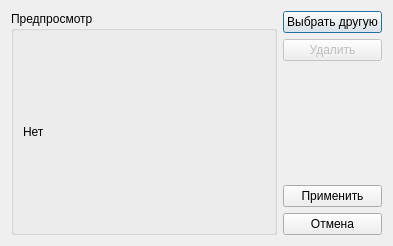
<?xml version="1.0" encoding="UTF-8"?>
<ui version="4.0">
 <class>CImageDialog</class>
 <widget class="QDialog" name="CImageDialog">
  <property name="geometry">
   <rect>
    <x>0</x>
    <y>0</y>
    <width>393</width>
    <height>246</height>
   </rect>
  </property>
  <property name="windowTitle">
   <string>Изображение</string>
  </property>
  <layout class="QGridLayout" name="gridLayout_2">
   <item row="0" column="0" rowspan="5">
    <widget class="QGroupBox" name="groupBox">
     <property name="sizePolicy">
      <sizepolicy hsizetype="Expanding" vsizetype="Preferred">
       <horstretch>0</horstretch>
       <verstretch>0</verstretch>
      </sizepolicy>
     </property>
     <property name="title">
      <string>Предпросмотр</string>
     </property>
     <layout class="QGridLayout" name="gridLayout">
      <item row="0" column="0">
       <widget class="QLabel" name="lImage">
        <property name="sizePolicy">
         <sizepolicy hsizetype="Expanding" vsizetype="Expanding">
          <horstretch>0</horstretch>
          <verstretch>0</verstretch>
         </sizepolicy>
        </property>
        <property name="text">
         <string>Нет</string>
        </property>
       </widget>
      </item>
     </layout>
    </widget>
   </item>
   <item row="0" column="1">
    <widget class="QPushButton" name="pbnSelectNew">
     <property name="sizePolicy">
      <sizepolicy hsizetype="Minimum" vsizetype="Fixed">
       <horstretch>0</horstretch>
       <verstretch>0</verstretch>
      </sizepolicy>
     </property>
     <property name="text">
      <string>Выбрать другую</string>
     </property>
    </widget>
   </item>
   <item row="1" column="1">
    <widget class="QPushButton" name="pbnRemove">
     <property name="enabled">
      <bool>false</bool>
     </property>
     <property name="sizePolicy">
      <sizepolicy hsizetype="Minimum" vsizetype="Fixed">
       <horstretch>0</horstretch>
       <verstretch>0</verstretch>
      </sizepolicy>
     </property>
     <property name="text">
      <string>Удалить</string>
     </property>
    </widget>
   </item>
   <item row="2" column="1">
    <spacer name="verticalSpacer">
     <property name="orientation">
      <enum>Qt::Vertical</enum>
     </property>
     <property name="sizeHint" stdset="0">
      <size>
       <width>20</width>
       <height>121</height>
      </size>
     </property>
    </spacer>
   </item>
   <item row="3" column="1">
    <widget class="QPushButton" name="pbnApply">
     <property name="sizePolicy">
      <sizepolicy hsizetype="Minimum" vsizetype="Fixed">
       <horstretch>0</horstretch>
       <verstretch>0</verstretch>
      </sizepolicy>
     </property>
     <property name="text">
      <string>Применить</string>
     </property>
     <property name="icon">
      <iconset resource="../main_res.qrc">
       <normaloff>:/images/apply.png</normaloff>:/images/apply.png</iconset>
     </property>
    </widget>
   </item>
   <item row="4" column="1">
    <widget class="QPushButton" name="pbnCancel">
     <property name="sizePolicy">
      <sizepolicy hsizetype="Minimum" vsizetype="Fixed">
       <horstretch>0</horstretch>
       <verstretch>0</verstretch>
      </sizepolicy>
     </property>
     <property name="text">
      <string>Отмена</string>
     </property>
     <property name="icon">
      <iconset resource="../main_res.qrc">
       <normaloff>:/images/cancel.png</normaloff>:/images/cancel.png</iconset>
     </property>
    </widget>
   </item>
  </layout>
 </widget>
 <resources>
  <include location="../main_res.qrc"/>
  <include location="../main_res.qrc"/>
 </resources>
 <connections/>
</ui>
